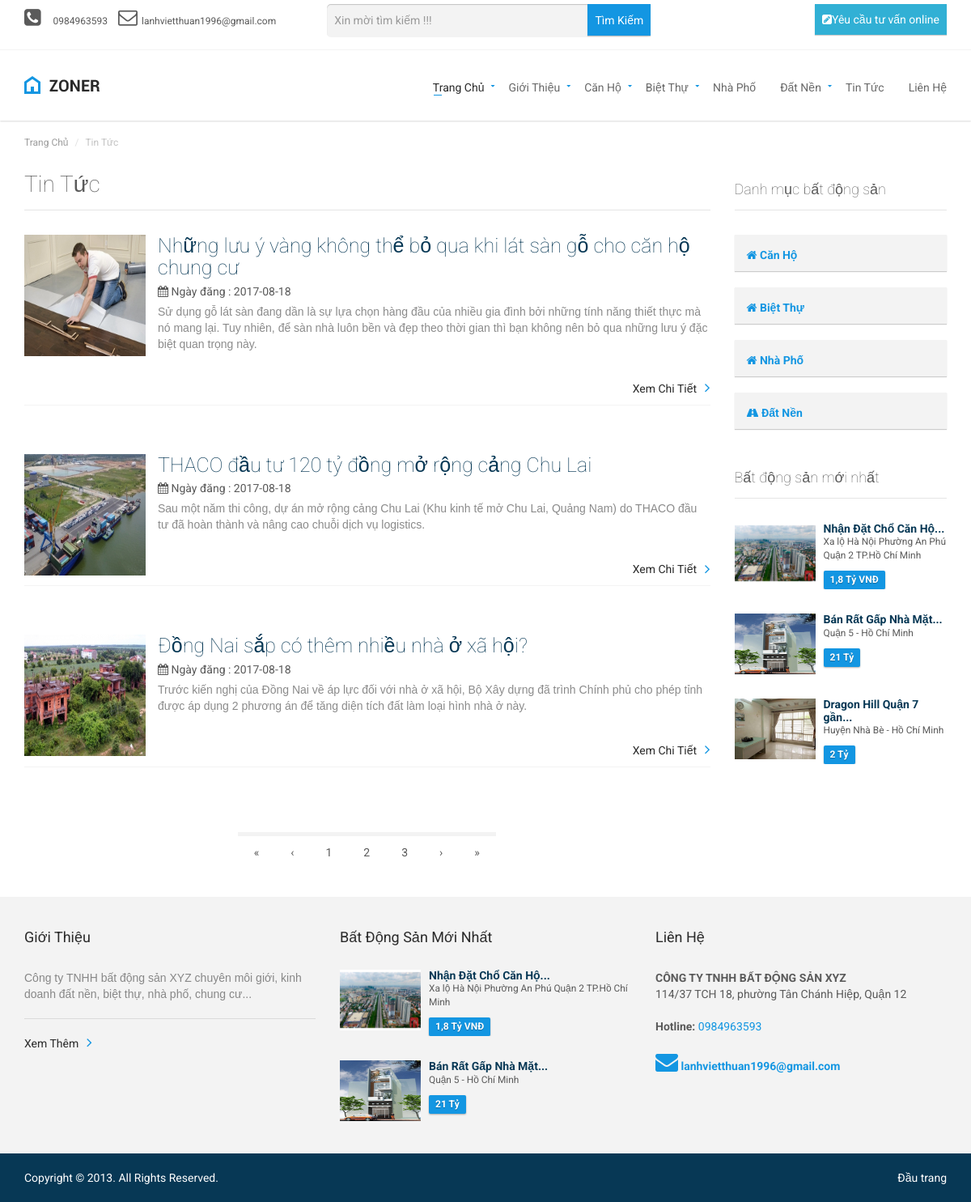
Page /tin-tuc.html&p=3 on the committed database.
### tables this page shows
CREATE TABLE `table_setting` (
  `id` int(10) NOT NULL,
  `title` varchar(255) NOT NULL,
  `keywords` varchar(1024) NOT NULL,
  `description` varchar(1024) NOT NULL,
  `h1` varchar(255) NOT NULL,
  `h2` varchar(255) NOT NULL,
  `h3` varchar(255) NOT NULL,
  `giupdochiase` int(11) NOT NULL,
  `ten` varchar(255) NOT NULL,
  `email` varchar(255) NOT NULL,
  `dienthoai` varchar(255) NOT NULL,
  `support` varchar(255) NOT NULL,
  `diachi` varchar(255) NOT NULL,
  `slogan` varchar(1024) NOT NULL,
  `slogan2` varchar(1024) NOT NULL,
  `hotline` varchar(255) NOT NULL,
  `toado` varchar(255) NOT NULL,
  `website` varchar(255) NOT NULL,
  `facebook` varchar(255) NOT NULL,
  `twitter` varchar(255) NOT NULL,
  `google` varchar(255) NOT NULL,
  `youtube` varchar(255) NOT NULL
);

CREATE TABLE `table_photo` (
  `id` int(10) UNSIGNED NOT NULL,
  `photo` varchar(225) NOT NULL,
  `thumb` varchar(225) NOT NULL,
  `ten` varchar(100) NOT NULL,
  `mota` text NOT NULL,
  `id_cat` int(10) UNSIGNED NOT NULL,
  `stt` int(10) UNSIGNED NOT NULL DEFAULT '1',
  `hienthi` tinyint(1) NOT NULL DEFAULT '1',
  `com` varchar(30) NOT NULL
);

CREATE TABLE `table_news` (
  `id` int(10) UNSIGNED NOT NULL,
  `id_item` int(11) NOT NULL,
  `tinnoibat` int(12) NOT NULL,
  `ten` varchar(225) NOT NULL,
  `h1` varchar(255) NOT NULL,
  `h2` varchar(255) NOT NULL,
  `h3` varchar(255) NOT NULL,
  `tenkhongdau` varchar(255) NOT NULL,
  `title` varchar(255) NOT NULL,
  `keywords` varchar(1024) NOT NULL,
  `description` varchar(1024) NOT NULL,
  `mota` text NOT NULL,
  `noidung` text NOT NULL,
  `loaitin` varchar(50) NOT NULL,
  `photo` varchar(100) NOT NULL,
  `thumb` varchar(255) NOT NULL,
  `stt` int(10) UNSIGNED NOT NULL DEFAULT '1',
  `hienthi` tinyint(1) NOT NULL DEFAULT '1',
  `ngaytao` date NOT NULL,
  `ngaysua` date NOT NULL,
  `luotxem` int(11) NOT NULL
);

CREATE TABLE `table_product` (
  `id` int(10) UNSIGNED NOT NULL,
  `id_list` int(11) NOT NULL,
  `id_item` int(10) NOT NULL,
  `id_cat` int(11) NOT NULL,
  `noibat` int(11) NOT NULL,
  `photo` varchar(225) NOT NULL,
  `thumb` varchar(225) NOT NULL,
  `ten` varchar(100) NOT NULL,
  `h1` varchar(255) NOT NULL,
  `h2` varchar(255) NOT NULL,
  `h3` varchar(255) NOT NULL,
  `tenkhongdau` varchar(255) NOT NULL,
  `gia` text NOT NULL,
  `phongtam` varchar(255) NOT NULL,
  `kichthuoc` varchar(255) NOT NULL,
  `diachi` varchar(255) NOT NULL,
  `kieu` varchar(255) NOT NULL,
  `tinhtrang` varchar(255) NOT NULL,
  `dientich` varchar(255) NOT NULL,
  `phongngu` varchar(255) NOT NULL,
  `mota` text NOT NULL,
  `nhadexe` varchar(255) NOT NULL,
  `title` varchar(255) NOT NULL,
  `tieude1` text NOT NULL,
  `tieude2` text NOT NULL,
  `tieude3` text NOT NULL,
  `chitiet1` text NOT NULL,
  `chitiet2` text NOT NULL,
  `chitiet3` text NOT NULL,
  `keywords` varchar(1024) NOT NULL,
  `description` varchar(1024) NOT NULL,
  `stt` int(10) UNSIGNED NOT NULL DEFAULT '1',
  `hienthi` tinyint(1) NOT NULL DEFAULT '1',
  `ngaytao` int(11) NOT NULL,
  `ngaysua` int(11) NOT NULL,
  `luotxem` int(11) NOT NULL,
  `spbc` int(11) NOT NULL
);

### templates/layout/right.php (the view, shortened to what the rows shown need)
<section id="sidebar">
                          <?php
                            $d->reset();
                            $sql="select table_product.tenkhongdau AS tenkhongdaup,table_product_list.tenkhongdau AS tenkhongdaul,table_product.photo as photop,gia,table_product.ten as tenp,dientich,phongngu,phongtam,nhadexe,diachi
                                 from table_product,table_product_list where table_product.hienthi =1 and table_product.spbc > 0 and table_product.id_list = table_product_list.id
                                        order by table_product.stt,table_product.id
                                             limit 0,3";
                            $d->query($sql);
                            $r_product_new_right=$d->result_array();
                           ?>
                        <aside id="featured-properties">
                            <?php
                            if(count($r_product_new_right) > 0)
                            {
                                foreach ($r_product_new_right as $key => $pright) {
                             ?>
                            <div class="property small">
                                <a href="<?= $pright['tenkhongdaul'].'/'.$pright['tenkhongdaup'] ?>.html">
                                    <div class="property-image">
                                        <img alt="" src="<?= _upload_product_l.$pright['photop'] ?>" width=100px height=75px>
                                    </div>
                                </a>
                                <div class="info">
                                    <a href="<?= $pright['tenkhongdaul'].'/'.$pright['tenkhongdaup'] ?>.html"><h4><?= catchuoi($pright['tenp'],25) ?></h4></a>
                                    <figure><?= $pright['diachi'] ?> </figure>
                                    <div class="tag price"><?= $pright['gia'] ?> </div>
                                </div>
                            </div>
                            <?php } ?>
                            <?php } ?>
                        </aside>
                    </section>
                </div>

### templates/layout/navigation.php (shortened to what the rows shown need)
 <?php
    $d->reset();
    $sql_banner_giua = "select photo from #_photo where com='banner_top' order by id desc";
    $d->query($sql_banner_giua);
    $row_banner_giua = $d->result_array();
    ?>
<div class="navigation">
        <div class="secondary-navigation">
            <div class="container">
                <div class="contact">
                    <figure><strong><i class="fa fa-phone-square fa-2x"  aria-hidden="true"></i></strong><a href="tel:<?=$row_setting['hotline']?>" ><?= $row_setting['hotline']?></a></figure>
                    <figure><strong><i class="fa fa-envelope-o fa-2x" aria-hidden="true"></i></strong><?= $row_setting['email']?></figure>
                    <figure style="margin-left: 50px">
                         <form role="form" name=frm id="form-contact" method="get" action="index.php"  class="clearfix">
                         </form>
                    </figure>
                </div>
            </div>
        </div>
        <div class="container">
            <header class="navbar" id="top" role="banner">
                <div class="navbar-header">
                    <div class="navbar-brand nav" id="brand">
                        <a href="index.html"><img src="<?=_upload_hinhanh_l.$row_banner_giua[0]['photo']?>" alt="<?=$row_setting['ten']?>" width=94px height=27px ></a>
                    </div>
                </div>
            </header>
        </div>
    </div>

### templates/tintuc_tpl.php (shortened to what the rows shown need)
<div id="page-content">
    <div class="container">
        <div class="row">
            <div class="col-md-9 col-sm-9">
                <section id="content">
                    <header><h1>Tin Tức</h1></header>
                    <?php
                    if(count($tintuc_noibat) > 0)
                    {
                        foreach ($tintuc_noibat as $key => $tinnoibat) {
                     ?>
                    <article class="blog-post">
                        <div style="float: left;margin-right:15px"><a href="tin-tuc/<?= $tinnoibat['tenkhongdau'] ?>.html"><img src="<?= _upload_tintuc_l.$tinnoibat['thumb'] ?>" width=150px height=150px></a></div>
                        <header><a href="tin-tuc/<?= $tinnoibat['tenkhongdau'] ?>.html"><h2><?= $tinnoibat['ten'] ?></h2></a></header>
                        <figure class="meta">
                            <i class="fa fa-calendar"></i> Ngày đăng : <?= $tinnoibat['ngaytao'] ?>
                        </figure>
                        <p>
                            <?= $tinnoibat['mota'] ?>
                        </p>
                        <div style="float: right;"><a href="tin-tuc/<?= $tinnoibat['tenkhongdau'] ?>.html" class="link-arrow">Xem Chi Tiết</a></div>
                    </article>
                    <?php } ?>
                    <?php } ?>
                    <?php
                    if(count($tintuc) > 0)
                    {
                        foreach ($tintuc as $key => $tin) {
                     ?>
                    <article class="blog-post">
                    <div style="float: left;margin-right:15px"><a href="tin-tuc/<?= $tin['tenkhongdau'] ?>.html"><img src="<?= _upload_tintuc_l.$tin['thumb'] ?>" width=150px height=150px></a></div>
                        <header><a href="tin-tuc/<?= $tin['tenkhongdau'] ?>.html"><h2><?= $tin['ten'] ?></h2></a></header>
                        <figure class="meta">
                            <i class="fa fa-calendar"></i> Ngày đăng : <?= $tin['ngaytao'] ?>
                        </figure>
                        <p>
                           <?= $tin['mota'] ?>
                        </p>
                        <div style="float: right;"><a href="tin-tuc/<?= $tin['tenkhongdau'] ?>.html" class="link-arrow">Xem Chi Tiết</a></div>
                    </article>
                    <?php } ?>
                     <?php } ?>
                </section>
            </div>
            <div class="col-md-3 col-sm-3">
                <?php include ("templates/layout/right.php") ?>
        </div>
    </div>
</div>

### templates/layout/footer.php (shortened to what the rows shown need)
<footer id="page-footer">
    <div class="inner">
        <aside id="footer-main">
            <div class="container">
                <div class="row">
                    <div class="col-md-4 col-sm-4">
                        <article>
                            <h3>Giới Thiệu</h3>
                            <p>
                                <?= $row_setting['description'] ?>
                            </p>
                            <hr>
                            <a href="gioi-thieu.html" class="link-arrow">Xem Thêm</a>
                        </article>
                    </div>
                        <?php
                        $d->reset();
                        $sql="select table_product.tenkhongdau AS tenkhongdaup,table_product_list.tenkhongdau AS tenkhongdaul,table_product.photo as photop,gia,table_product.ten as tenp,dientich,phongngu,phongtam,nhadexe,diachi
                             from table_product,table_product_list where table_product.hienthi =1 and table_product.spbc > 0 and table_product.id_list = table_product_list.id
                                    order by table_product.stt,table_product.id
                                         limit 0,2";
                        $d->query($sql);
                        $r_product_new_footer=$d->result_array();
                       ?>
                    <div class="col-md-4 col-sm-4">
                        <article>
                            <?php
                            if(count($r_product_new_footer) > 0)
                            {
                                foreach ($r_product_new_footer as $key => $pfooter) {
                             ?>
                            <div class="property small">
                                <a href="<?= $pfooter['tenkhongdaul'].'/'.$pfooter['tenkhongdaup'] ?>.html">
                                    <div class="property-image">
                                        <img alt="" src=" <?=_upload_product_l.$pfooter['photop'] ?>" width="100px" height="75px">
                                    </div>
                                </a>
                                <div class="info">
                                    <a href="<?= $pfooter['tenkhongdaul'].'/'.$pfooter['tenkhongdaup'] ?>.html"><h4><?= catchuoi($pfooter['tenp'],25) ?></h4></a>
                                    <figure><?= $pfooter['diachi'] ?></figure>
                                    <div class="tag price"><?= $pfooter['gia'] ?></div>
                                </div>
                            </div>
                            <?php } ?>
                            <?php } ?>
                        </article>
                    </div>
                    <div class="col-md-4 col-sm-4">
                        <article>
                            <h3>Liên Hệ</h3>
                            <address>
                                <strong><?= $row_setting['ten'] ?></strong><br>
                                <?= $row_setting['diachi'] ?>
                            </address>
                            <strong>Hotline:</strong><a href="tel:<?=$row_setting['hotline']?>"> <?= $row_setting['hotline'] ?></a><br><br>
                            <a href="#"><i class="fa fa-envelope fa-2x" aria-hidden="true"></i> <strong><?= $row_setting['email'] ?></strong></a><br>
                        </article>
                    </div>
                </div>
            </div>
        </aside>
    </div>
</footer>

### rows in the picture
table_setting: hotline "0984963593", email "lanhvietthuan1996@gmail.com", description "Công ty TNHH bất động sản XYZ chuyên môi giới, kinh doanh đất nền, biệt thự, nhà phố, chung cư...", ten "CÔNG TY TNHH BẤT ĐỘNG SẢN XYZ", diachi "114/37 TCH 18, phường Tân Chánh Hiệp, Quận 12"
table_photo: photo (picture)
table_news: thumb (picture), ten "Những lưu ý vàng không thể bỏ qua khi lát sàn gỗ cho căn hộ chung cư", ngaytao "2017-08-18", mota "Sử dụng gỗ lát sàn đang dần là sự lựa chọn hàng đầu của nhiều gia đình bởi những tính năng thiết thực mà nó mang lại. Tuy nhiên, để sàn nhà luôn bền và đẹp theo thời gian thì bạn không nên bỏ qua những lưu ý đặc biệt quan trọng này."
table_news: thumb (picture), ten "THACO đầu tư 120 tỷ đồng mở rộng cảng Chu Lai", ngaytao "2017-08-18", mota "Sau một năm thi công, dự án mở rộng cảng Chu Lai (Khu kinh tế mở Chu Lai, Quảng Nam) do THACO đầu tư đã hoàn thành và nâng cao chuỗi dịch vụ logistics."
table_news: thumb (picture), ten "Đồng Nai sắp có thêm nhiều nhà ở xã hội?", ngaytao "2017-08-18", mota "Trước kiến nghị của Đồng Nai về áp lực đối với nhà ở xã hội, Bộ Xây dựng đã trình Chính phủ cho phép tỉnh được áp dụng 2 phương án để tăng diện tích đất làm loại hình nhà ở này."
table_product: photo (picture), ten "Nhận Đặt Chổ Căn Hộ...", diachi "Xa lộ Hà Nội Phường An Phú Quận 2 TP.Hồ Chí Minh", gia "1,8 Tỷ VNĐ"
table_product: photo (picture), ten "Bán Rất Gấp Nhà Mặt...", diachi "Quận 5 - Hồ Chí Minh", gia "21 Tỷ"
table_product: photo (picture), ten "Dragon Hill Quận 7 gần...", diachi "Huyện Nhà Bè - Hồ Chí Minh", gia "2 Tỷ"
